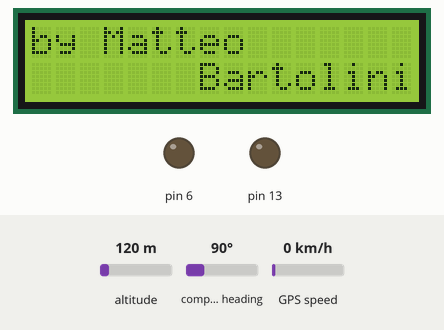
Recording of a sketch running on a simulated Arduino Uno, built with avr-gcc and run on an emulated ATmega328P. Parts: 16×2 character LCD, output pins drawn as LEDs (lit = HIGH). The inputs (shaded band) are chosen by the test bench; at power-on: altitude 120 m, compass heading 90°, GPS speed 0 km/h. The GPS gets a fix after 3 s at 37.7749, -122.4194 with 8 satellites; what the sketch prints to the serial monitor is not drawn.

Above: at 1.1 s.
At 7.2 s:
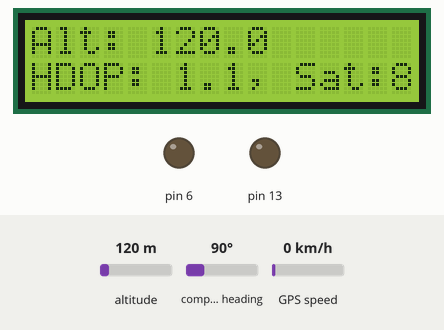
7.3 s: altitude set to 20 m
At 8.9 s:
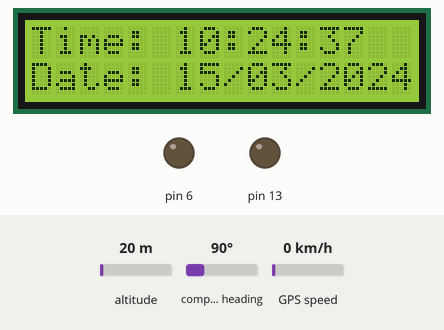
At 10.4 s:
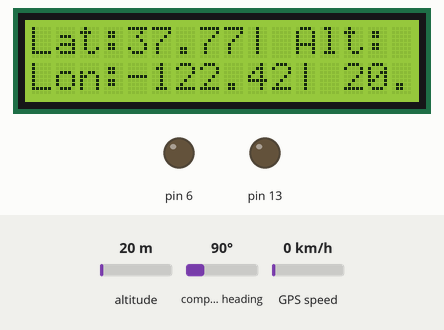
Timing chart, 0 to 11.9 s (numbered marks = the images above; inputs shaded):
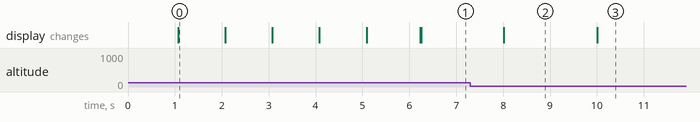

Measured:
- what the display in image 0 shows lasts 1.0 s, from 1.1 s to 2.1 s
- what the display in image 2 shows lasts 2.0 s, from 8.0 s to 10.0 s

The sketch:

carTracker.ino
```cpp
#include <Time.h>
#include <TimeLib.h>
#include <Arduino.h>
#include <TinyGPS++.h>
#include <SoftwareSerial.h>
#include<LiquidCrystal.h>

// LCD
//LiquidCrystal lcd(12, 11, 5, 4, 3, 2);
LiquidCrystal lcd(12, 11, 10, 9, 8, 7);
int contrast=0;

// GPS
static const int RXPin = 4, TXPin = 3;
static const uint32_t GPSBaud = 9600;
// The TinyGPS++ object
TinyGPSPlus gps;
// The serial connection to the GPS device
SoftwareSerial gps_ss(RXPin, TXPin);

// Time
int hourSetup    = 0;
int minuteSetup  = 0;
int secondSetup  = 0;
int daySetup     = 1;
int monthSetup   = 1;
int yearSetup    = 1970;

// Support Char
char buf1[20];
char buf2[20];
time_t prevDisplay = 0; // when the digital clock was displayed

// Print
static const unsigned long REFRESH_INTERVAL = 2000; // ms
static unsigned long lastRefreshTime = 0;

bool printTime = true;
bool printPos  = false;
bool printStat = false;

double divideHdopByOneHundred(double hdopIn)
{
  return hdopIn/100;
}

void lcd_print_time()
{
  sprintf(buf1, "%02d:%02d:%02d  ", hour(), minute(), second());
  sprintf(buf2, "%02d/%02d/%02d", day(),month(), year());
  lcd.setCursor(0, 0);
  lcd.print(F("Time: "));
  lcd.println(buf1);

  lcd.setCursor(0, 1);
  lcd.print(F("Date: "));
  lcd.println(buf2);

}
void lcd_print_coord(double latitude,
                     double longitude,
                     double altitude)
{
  sprintf(buf1, "Lat:%s| Alt: ", String(latitude,2).c_str());
  sprintf(buf2, "Lon:%s| %s ", String(longitude,2).c_str(),
                              String(altitude,1).c_str());

  lcd.clear();
  lcd.setCursor(0, 0);
  lcd.print(buf1);

  lcd.setCursor(0, 1);
  lcd.print(buf2);
  return;
}

void lcd_gps_status()
{
  sprintf(buf1, "Alt: %s", String(gps.altitude.meters(),1).c_str());
  sprintf(buf2, "HDOP: %s, Sat:%s", String(divideHdopByOneHundred(gps.hdop.value()),1).c_str(), String(gps.satellites.value()).c_str());

  lcd.clear();
  lcd.setCursor(0, 0);
  lcd.print(buf1);

  lcd.setCursor(0, 1);
  lcd.print(buf2);
  return;
}

void setUpdateTime(int hourSetup,
                   int minuteSetup,
                   int secondSetup,
                   int daySetup,
                   int monthSetup,
                   int yearSetup)
{
  setTime(hourSetup,
          minuteSetup,
          secondSetup,
          daySetup,
          monthSetup,
          yearSetup);
  //adjustTime(offset * SECS_PER_HOUR);
}

void lcd_status()
{
  lcd.clear();
  lcd.print("Message Sent");
  delay(REFRESH_INTERVAL);
  lcd.clear();
  lcd.print("System Ready");
  return;
}

void setup(){
  Serial.begin(9600);
  gps_ss.begin(GPSBaud);
  // Setup Time
  setUpdateTime(hourSetup,
                minuteSetup,
                secondSetup,
                daySetup,
                monthSetup,
                yearSetup);

  // LCD init
  lcd.begin(16,2);
  pinMode(13,OUTPUT);
  analogWrite(6,contrast);
  lcd.setCursor(0, 0);
  lcd.print("Vehicle Tracking");
  lcd.setCursor(0,1);
  lcd.print("    System  Init");
  delay(REFRESH_INTERVAL/2);

  lcd.clear();
  lcd.setCursor(0, 0);
  lcd.print("by Matteo");
  lcd.setCursor(0,1);
  lcd.print("       Bartolini");
  delay(REFRESH_INTERVAL/2);

  // GSM init
  lcd.clear();
  lcd.setCursor(0, 0);
  lcd.print("GSM Init");
  delay(REFRESH_INTERVAL/2);
  lcd.setCursor(0, 1);
  lcd.print("GSM Init - DONE");
  delay(REFRESH_INTERVAL/2);


  // GPS init
  lcd.clear();
  lcd.setCursor(0, 0);
  Serial.println("AT+CNMI=2,2,0,0,0");
  lcd.print("GNSS Init");
  delay(REFRESH_INTERVAL/2);
  lcd.setCursor(0, 1);
  lcd.print("GNSS Range Found");
  lcd.setCursor(0,1);
  lcd.print("GNSS Init - DONE");
  delay(REFRESH_INTERVAL/2);

  lcd.print("System Ready");
}

void adjustContrast()
{
  //Lets setup the contrast depending on the time
  if ((hour() >= 18) or (hour() < 07))
  {
    contrast = 35;
  }
  else
  {
    contrast = 0;
  }
  analogWrite(6,contrast);
}

void loop()
{
  // put your main code here, to run repeatedly:
  // Displays information when new sentence is available.
  while (gps_ss.available() > 0)
  {
    gps.encode(gps_ss.read());

    // Let's display the new location and altitude
    // whenever either of them have been updated.
    if (gps.location.isUpdated() || gps.altitude.isUpdated())
    {
      Serial.print("Location: ");
      Serial.print(gps.location.lat(), 6);
      Serial.print(",");
      Serial.print(gps.location.lng(), 6);
      Serial.print("  Altitude: ");
      Serial.println(gps.altitude.meters());
      Serial.print("  HDOP: ");
      Serial.println(divideHdopByOneHundred(gps.hdop.value()));
      Serial.print("  Satellites: ");
      Serial.println(gps.satellites.value());
      setUpdateTime(gps.time.hour(),
                    gps.time.minute(),
                    gps.time.second(),
                    gps.date.day(),
                    gps.date.month(),
                    gps.date.year());
    }
  }


  if(millis() - lastRefreshTime >= REFRESH_INTERVAL)
  {
    lastRefreshTime += REFRESH_INTERVAL;
    adjustContrast();
    //lcd_print_time();
    //lcd_print_coord(gps.location.lat(), gps.location.lng());
    //lcd_gps_status();
    if ( printTime == true)
    {
      lcd_print_time();
      printTime = false;
      printPos  = true;
      printStat = false;
    }
    else if ( printPos == true)
    {
      lcd_print_coord(gps.location.lat(),
                      gps.location.lng(),
                      gps.altitude.meters());
      printTime = false;
      printPos  = false;
      printStat = true;
    }
    else if ( printStat == true)
    {
      lcd_gps_status();
      printTime = true;
      printPos  = false;
      printStat = false;
    }
  }
}
```
